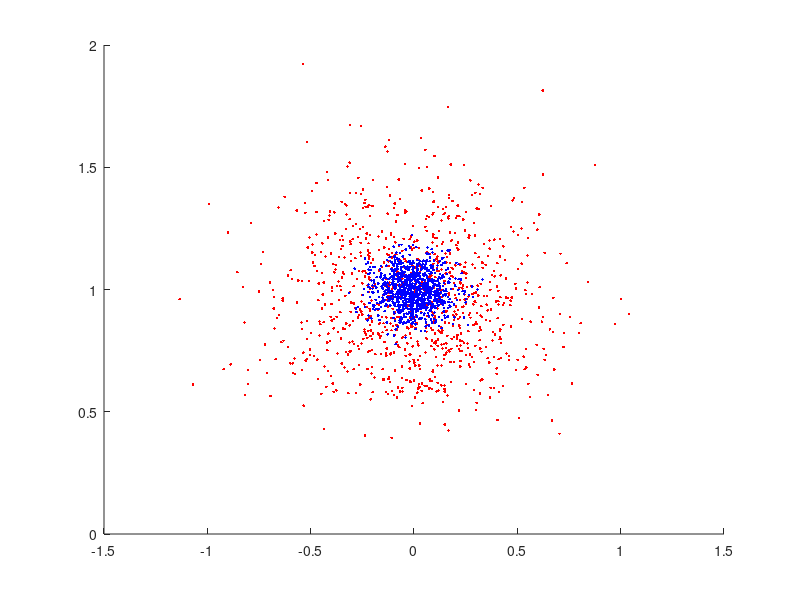

This chart was generated by the following MATLAB code:
figure; hold on;
%Change 'Normal' to 'Exp'

x=random('Normal', 0, 1, 1000, 10);
xbar=mean(x, 2);
s=std(x, 0, 2);
plot(xbar, s, '.r')

x=random('Normal', 0, 1, 1000, 100);
xbar=mean(x, 2);
s=std(x, 0, 2);
plot(xbar, s, '.b')
